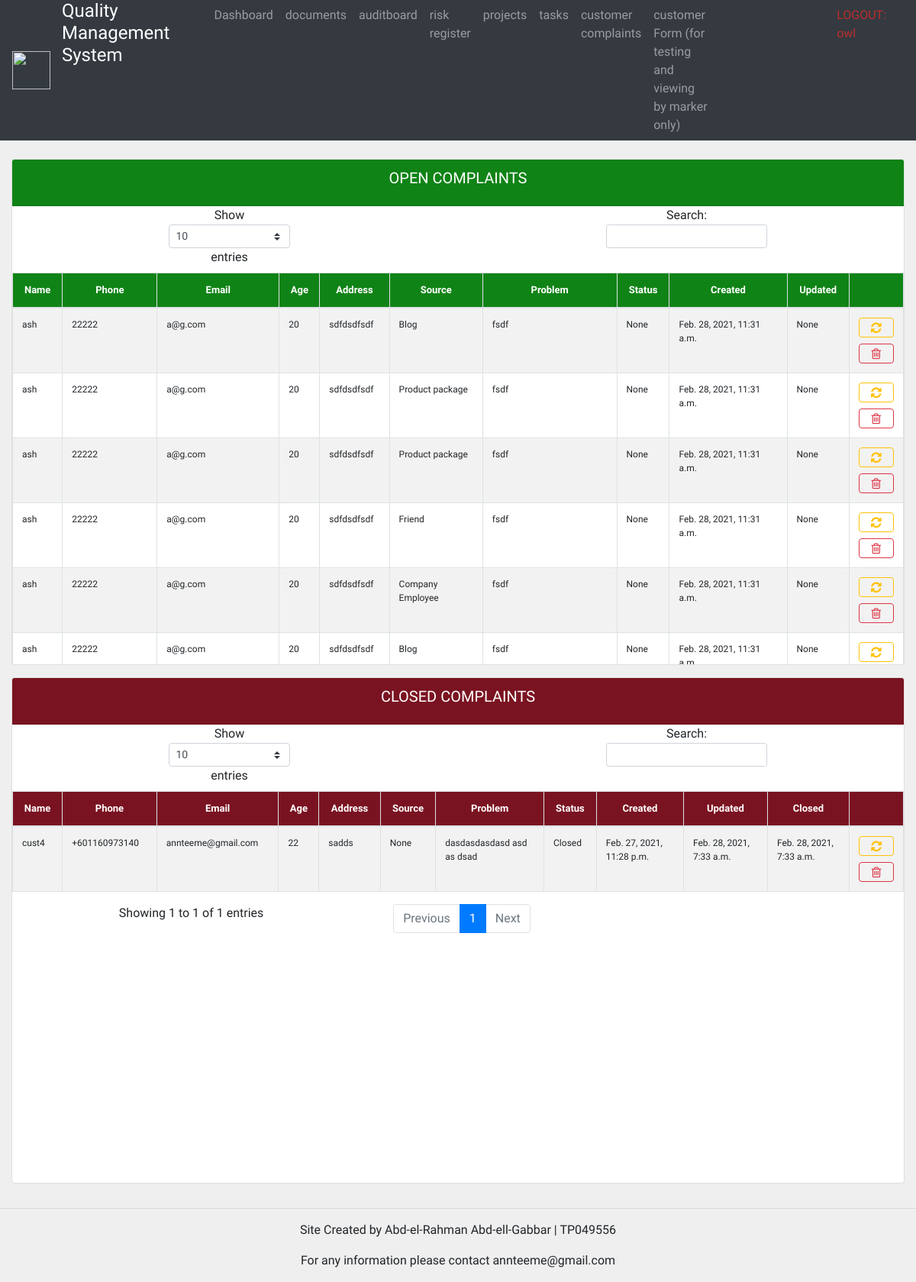
/customercomplaints/ (signed in), run on the app's committed database.
### custs/models.py (models this page shows, shortened)
class Customer(models.Model):
    SOURCE_CHOICES =(
        ('Blog', 'Blog'),
        ('Social media', 'Social media'),
        ('Friend', 'Friend'),
        ('Google search', 'Google search'),
        ('Product package', 'Product package'),
        ('Company Employee', 'Company Employee'),
    )
    STATUS_CHOICE =(
        ('Open', 'Open'),
        ('In progress', 'In progress'),
        ('Closed', 'Closed'),
    )
    name = models.CharField(max_length=255)
    phone = models.CharField(max_length=255)
    email = models.EmailField(max_length=255)
    age = models.IntegerField(default=0, null=True, blank=True)
    address = models.CharField(max_length=255, null=True, blank=True)
    status = models.CharField(choices=STATUS_CHOICE, max_length=250, null=True, blank=True)
    source = models.CharField(choices=SOURCE_CHOICES, max_length=250, null=True, blank=True)
    problem = models.TextField(max_length=1000, null=False)
    dateCreated = models.DateTimeField(auto_now_add=True)
    dateUpdated = models.DateTimeField(null=True, blank=True)
    dateFinished = models.DateTimeField(null=True, blank=True)

### custs/views.py (the view)
# urls.py: path('customercomplaints/', customerComplaints, name= "customerComplaints"),
@login_required(login_url='login')
def customerComplaints(request):
    custs = Customer.objects.all()
    return render(request, 'customer_complaints.html', {'custs': custs})

### custs/templates/customer_complaints.html (shortened to what this page needs)
{%  extends 'Base.html' %}
{% block content %}
<br>
<div class="row ">
	<div class="col">
		<div class="card text-center mb-3">
			<div class="card-header"  id="table-title1">
				<h5 class="card-title">OPEN COMPLAINTS</h5>
			</div>
			<div id="table-short">
				<table class="table table-striped table-bordered projects" style="width: 100%">
					<thead>
						<tr id="table-title1">
							<th>Name</th>
							<th>Phone</th>
							<th>Email</th>
							<th>Age</th>
							<th>Address</th>
							<th>Source</th>
							<th>Problem</th>
							<th>Status</th>
							<th>Created</th>
							<th>Updated</th>
							<th></th>
						</tr>
					</thead>
					<tbody id="table-font" >
					{% for c in custs %}
						{% if c.status != 'Closed' %}
						<tr >
							<td>{{c.name}}</td>
							<td>{{c.phone}}</td>
							<td>{{c.email}}</td>
							<td>{{c.age}}</td>
							<td>{{c.address}}</td>
							<td>{{c.source}}</td>
							<td>{{c.problem}}</td>
							<td>{{c.status}}</td>
							<td>{{c.dateCreated}}</td>
							<td>{{c.dateUpdated}}</td>
							<td class="container" style="width: 10px;"><a class="btn btn-outline-warning  btn-block fa fa-refresh fa-lg" aria-hidden="true" href="{% url 'customerUpdate' c.id %}"></a>
								<a class="btn btn-outline-danger  btn-block fa fa-trash-o fa-lg" aria-hidden="true" href="{% url 'customerDelete' c.id %}"></a></td>
							</tr>
						{% endif %}
					{% endfor %}
					</tbody>
				</table>
			</div>
		</div>
	</div>
</div>
<div class="row ">
	<div class="col">
		<div class="card text-center mb-3">
			<div class="card-header"  id="table-title2">
				<h5 class="card-title">CLOSED COMPLAINTS</h5>
			</div>
			<div id="table-short">
				<table class="table table-striped table-bordered projects" style="width: 100%">
					<thead>
						<tr id="table-title2">
							<th>Name</th>
							<th>Phone</th>
							<th>Email</th>
							<th>Age</th>
							<th>Address</th>
							<th>Source</th>
							<th>Problem</th>
							<th>Status</th>
							<th>Created</th>
							<th>Updated</th>
							<th>Closed</th>
							<th></th>
						</tr>
					</thead>
					<tbody id="table-font" >
					{% for c in custs %}
						{% if c.status == 'Closed' %}
						<tr >
							<td>{{c.name}}</td>
							<td>{{c.phone}}</td>
							<td>{{c.email}}</td>
							<td>{{c.age}}</td>
							<td>{{c.address}}</td>
							<td>{{c.source}}</td>
							<td>{{c.problem}}</td>
							<td>{{c.status}}</td>
							<td>{{c.dateCreated}}</td>
							<td>{{c.dateUpdated}}</td>
							<td>{{c.dateFinished}}</td>
							<td class="container" style="width: 10px;"><a class="btn btn-outline-warning  btn-block fa fa-refresh fa-lg" aria-hidden="true" href="{% url 'customerUpdate' c.id %}"></a>
								<a class="btn btn-outline-danger  btn-block fa fa-trash-o fa-lg" aria-hidden="true" href="{% url 'customerDelete' c.id %}"></a></td>
							</tr>
						{% endif %}
					{% endfor %}
					</tbody>
				</table>
			</div>
		</div>
	</div>
</div>
{% endblock %}

### templates/navbar.html (shortened to what this page needs)
{% load static %}
<nav class="navbar navbar-expand-lg navbar-dark bg-dark sticky-top py-0">
    <img src="{% static 'images/logo.png' %}" width="50" height="50" alt="">
    <div class="container-fluid">
      <div class="collapse navbar-collapse" id="navbarNav">
        <ul class="navbar-nav">
          <li style="margin-right: 50px; color: white !important;" class="nav-item">
            <h4 aria-current="page">Quality Management System</a>
          </li>
          {% if request.user.is_staff or request.user.is_staff %}
          <li class="nav-item">
            <a class="nav-link" aria-current="page" href="{% url 'home' %}">Dashboard</a>
          </li>
          <li class="nav-item">
            <a class="nav-link" href="{% url 'docboard' %}">documents</a>
          </li>
          <li class="nav-item">
            <a class="nav-link" href="{% url 'auditboard' %}">auditboard</a>
          </li>
          <li class="nav-item">
            <a class="nav-link" href="{% url 'risk' %}">risk register</a>
          </li>
          {% endif %}
          <li class="nav-item">
            <a class="nav-link" href="{% url 'projectCreate' %}">projects</a>
          </li>
          <li class="nav-item">
            <a class="nav-link" href="{% url 'taskCreate' %}">tasks</a>
          </li>
          <li class="nav-item">
            <a class="nav-link" href="{% url 'customerComplaints' %}">customer complaints</a>
          </li>
          <li class="nav-item">
            <a class="nav-link" href="{% url 'cust_form' %}">customer Form (for testing and viewing by marker only)</a>
          </li>
          <li  class="nav-item">
            <a style="margin-left: 150px; color: rgb(189, 45, 45) !important;" class="nav-link" href="{% url 'logout'%}">LOGOUT: {{request.user}}</a>
          </li>
        </ul>
      </div>
    </div>
  </nav>

### static/css/main.css (style rules this page uses)
body { background-color: #efefef; }

### templates/Base.html (style rules this page uses)
body { font-family: 'Quicksand', sans-serif !important; }

### custs/templates/customer_complaints.html (style rules this page uses)
#table-title1 { background-color: #108316; color: white; font-size:13px; text-align: center; }
#table-title2 { background-color: #7a1321; color: white; font-size:13px; text-align: center; }
#table-short { height: 600px; overflow-y: auto; }
#table-font { font-size:12px; text-align: left; }

### data on the page
Customer: name "ash", phone "22222", email "a@g.com", age "20", address "sdfdsdfsdf", source "Blog", problem "fsdf", status "None", dateCreated "Feb. 28, 2021, 11:31 a.m.", dateUpdated "None"
Customer: name "ash", phone "22222", email "a@g.com", age "20", address "sdfdsdfsdf", source "Product package", problem "fsdf", status "None", dateCreated "Feb. 28, 2021, 11:31 a.m.", dateUpdated "None"
Customer: name "ash", phone "22222", email "a@g.com", age "20", address "sdfdsdfsdf", source "Product package", problem "fsdf", status "None", dateCreated "Feb. 28, 2021, 11:31 a.m.", dateUpdated "None"
Customer: name "ash", phone "22222", email "a@g.com", age "20", address "sdfdsdfsdf", source "Friend", problem "fsdf", status "None", dateCreated "Feb. 28, 2021, 11:31 a.m.", dateUpdated "None"
Customer: name "ash", phone "22222", email "a@g.com", age "20", address "sdfdsdfsdf", source "Company Employee", problem "fsdf", status "None", dateCreated "Feb. 28, 2021, 11:31 a.m.", dateUpdated "None"
Customer: name "ash", phone "22222", email "a@g.com", age "20", address "sdfdsdfsdf", source "Blog", problem "fsdf", status "None", dateCreated "Feb. 28, 2021, 11:31…", dateUpdated "None"
Customer: name "cust4", phone "+601160973140", email "annteeme@gmail.com", age "22", address "sadds", source "None", problem "dasdasdasdasd asd as dsad", status "Closed", dateCreated "Feb. 27, 2021, 11:28 p.m.", dateUpdated "Feb. 28, 2021, 7:33 a.m.", dateFinished "Feb. 28, 2021, 7:33 a.m."

### other printed values
{{ request.user }} "owl"
